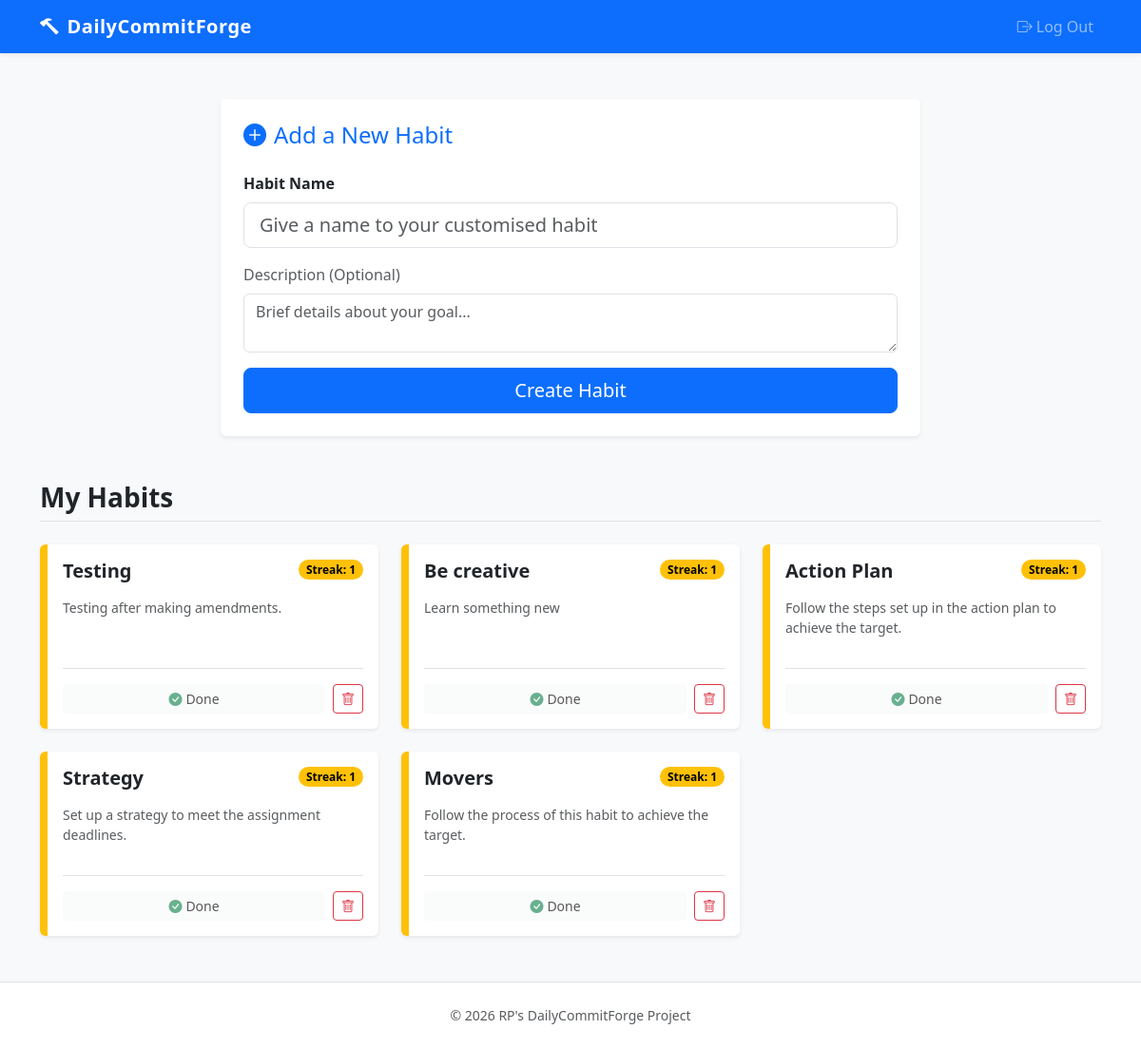
The page / (signed in) on the database its author committed.
### tables this page shows
CREATE TABLE habits (
    id INTEGER PRIMARY KEY AUTOINCREMENT,
    name TEXT NOT NULL,
    description TEXT,
    created_at DATETIME DEFAULT CURRENT_TIMESTAMP
, user_id INTEGER);

### app.py (the view)
@app.route('/')
@login_required # Protecting the dashboard
def index():
    db = get_db()
    today = date.today()
    habits_data = []
    try:
        habits_rows = db.execute(
            "SELECT * FROM habits WHERE user_id = ? ORDER BY created_at DESC",
            (session["user_id"],)
        ).fetchall()
        for habit in habits_rows:
            completions_rows = db.execute(
                "SELECT completion_date FROM completions WHERE habit_id = ? ORDER BY completion_date",
                (habit['id'],)
            ).fetchall()
            completion_dates = [c['completion_date'] for c in completions_rows]
            current_streak, longest_streak, is_completed, is_due = calculate_streak(completion_dates, today)
            habits_data.append({
                'id': habit['id'],
                'name': habit['name'],
                'description': habit['description'],
                'created_at': habit['created_at'],
                'current_streak': current_streak,
                'longest_streak': longest_streak,
                'completed_today': is_completed,
                'is_due': is_due,
            })
    except sqlite3.Error as e:
        print(f"DB Error: {e}")
        habits_data = []
    return render_template("index.html", habits=habits_data)

### app.py (called while the page is built)
def get_db():
    if 'db' not in g:
        g.db = sqlite3.connect(app.config['DATABASE'], detect_types=sqlite3.PARSE_DECLTYPES)
        g.db.row_factory = sqlite3.Row
    return g.db

### helpers.py (called while the page is built)
def login_required(f):
    @wraps(f)
    def decorated_function(*args, **kwargs):
        if session.get("user_id") is None:
            return redirect("/login")
        return f(*args, **kwargs)
    return decorated_function

### templates/index.html (shortened to what this page needs)
{% extends 'layout.html' %}
{% block main %}
{% if session["user_id"] %}
<div class="row justify-content-center mb-5">
    <div class="col-lg-8">
        <div class="card shadow-sm border-0">
            <div class="card-body p-4">
                <h2 class="card-title h4 mb-4 text-primary">
                    <i class="bi bi-plus-circle-fill me-2"></i>Add a New Habit
                </h2>
                <form method="POST" action="/add">
                    <div class="mb-3">
                        <label for="name" class="form-label fw-bold">Habit Name</label>
                        <input type="text" class="form-control form-control-lg" id="name" name="name" placeholder="Give a name to your customised habit" required>
                    </div>
                    <div class="mb-3">
                        <label for="description" class="form-label text-muted">Description (Optional)</label>
                        <textarea class="form-control" id="description" name="description" rows="2" placeholder="Brief details about your goal..."></textarea>
                    </div>
                    <div class="d-grid">
                        <button type="submit" class="btn btn-primary btn-lg">Create Habit</button>
                    </div>
                </form>
            </div>
        </div>
    </div>
</div>
{% endif %}
<h2 class="h3 fw-bold text-dark mb-4 border-bottom pb-2">My Habits</h2>
{% if habits %}
    <div class="row g-4">
        {% for habit in habits %}
            {% set streak = habit.current_streak %}
            {% if streak == 0 %}
                {% set border_color = "border-danger" %}
                {% set badge_color = "text-bg-danger" %}
            {% elif streak <= 4 %}
                {% set border_color = "border-warning" %}
                {% set badge_color = "text-bg-warning" %}
            {% else %}
                {% set border_color = "border-success" %}
                {% set badge_color = "text-bg-success" %}
            {% endif %}
            <div class="col-md-6 col-lg-4">
                <div class="card h-100 shadow-sm border-0 border-start streak-card {{ border_color }}">
                    <div class="card-body d-flex flex-column">
                        <div class="d-flex justify-content-between align-items-start mb-3">
                            <h3 class="h5 card-title fw-bold mb-0">{{ habit.name }}</h3>
                            <span class="badge {{ badge_color }} rounded-pill">
                                Streak: {{ streak }}
                            </span>
                        </div>
                        <p class="card-text text-muted flex-grow-1 small">
                            {{ habit.description or 'No description provided.' }}
                        </p>
                        <div class="d-flex justify-content-between align-items-center mt-3 pt-3 border-top">
                            {% if habit.completed_today %}
                                <button class="btn btn-light btn-sm w-100 me-2" disabled>
                                    <i class="bi bi-check-circle-fill text-success me-1"></i>Done
                                </button>
                            {% else %}
                                <form method="POST" action="/complete/{{ habit.id }}" class="w-100 me-2">
                                    <button type="submit" class="btn btn-success btn-sm w-100">
                                        Mark Complete
                                    </button>
                                </form>
                            {% endif %}
                            <button type="button"
                                    class="btn btn-outline-danger btn-sm"
                                    data-bs-toggle="modal"
                                    data-bs-target="#deleteModal"
                                    data-habit-id="{{ habit.id }}"
                                    data-habit-name="{{ habit.name }}">
                                <i class="bi bi-trash"></i>
                            </button>
                        </div>
                    </div>
                </div>
            </div>
        {% endfor %}
    </div>
{% else %}
    <div class="alert alert-info shadow-sm" role="alert">
        <h4 class="alert-heading"><i class="bi bi-info-circle me-2"></i>No habits yet!</h4>
        <p class="mb-0">You haven't added any habits. Use the form above to forge your first daily commitment.</p>
    </div>
{% endif %}
{% endblock %}

### templates/layout.html (shortened to what this page needs)
<!DOCTYPE html>
<html lang="en">
<head>
    <link href="https://cdn.jsdelivr.net/npm/bootstrap@5.3.0/dist/css/bootstrap.min.css" rel="stylesheet">
    <link rel="stylesheet" href="https://cdn.jsdelivr.net/npm/bootstrap-icons@1.10.5/font/bootstrap-icons.css">
</head>
<body class="d-flex flex-column min-vh-100">
    <nav class="navbar navbar-expand-lg navbar-dark bg-primary shadow-sm">
        <div class="container">
            <a class="navbar-brand" href="/">
                <i class="bi bi-hammer me-2"></i>DailyCommitForge
            </a>
            <div class="collapse navbar-collapse" id="navbarNav">
                <ul class="navbar-nav ms-auto">
                    {% if session["user_id"] %}
                        <li class="nav-item">
                            <a class="nav-link" href="/logout"><i class="bi bi-box-arrow-right me-1"></i>Log Out</a>
                        </li>
                    {% endif %}
                </ul>
            </div>
        </div>
    </nav>
    <main class="container py-5 flex-grow-1">
        {% block main %}{% endblock %}
    </main>
    <footer class="bg-white text-center py-4 mt-auto border-top">
        <div class="container text-muted small">
            &copy; 2026 RP's DailyCommitForge Project
        </div>
    </footer>
</body>
</html>

### templates/layout.html (style rules this page uses)
body { background-color: #f8f9fa; }
.navbar-brand { font-weight: bold; letter-spacing: 0.5px; }
.streak-card { border-left-width: 8px !important; }

### rows shown on the page
habits: name "Testing", user "1", description "Testing after making amendments."
habits: name "Be creative", user "1", description "Learn something new"
habits: name "Action Plan", user "1", description "Follow the steps set up in the action plan to achieve the target."
habits: name "Strategy", user "1", description "Set up a strategy to meet the assignment deadlines."
habits: name "Movers", streak "1", description "Follow the process of this habit to achieve the target."
